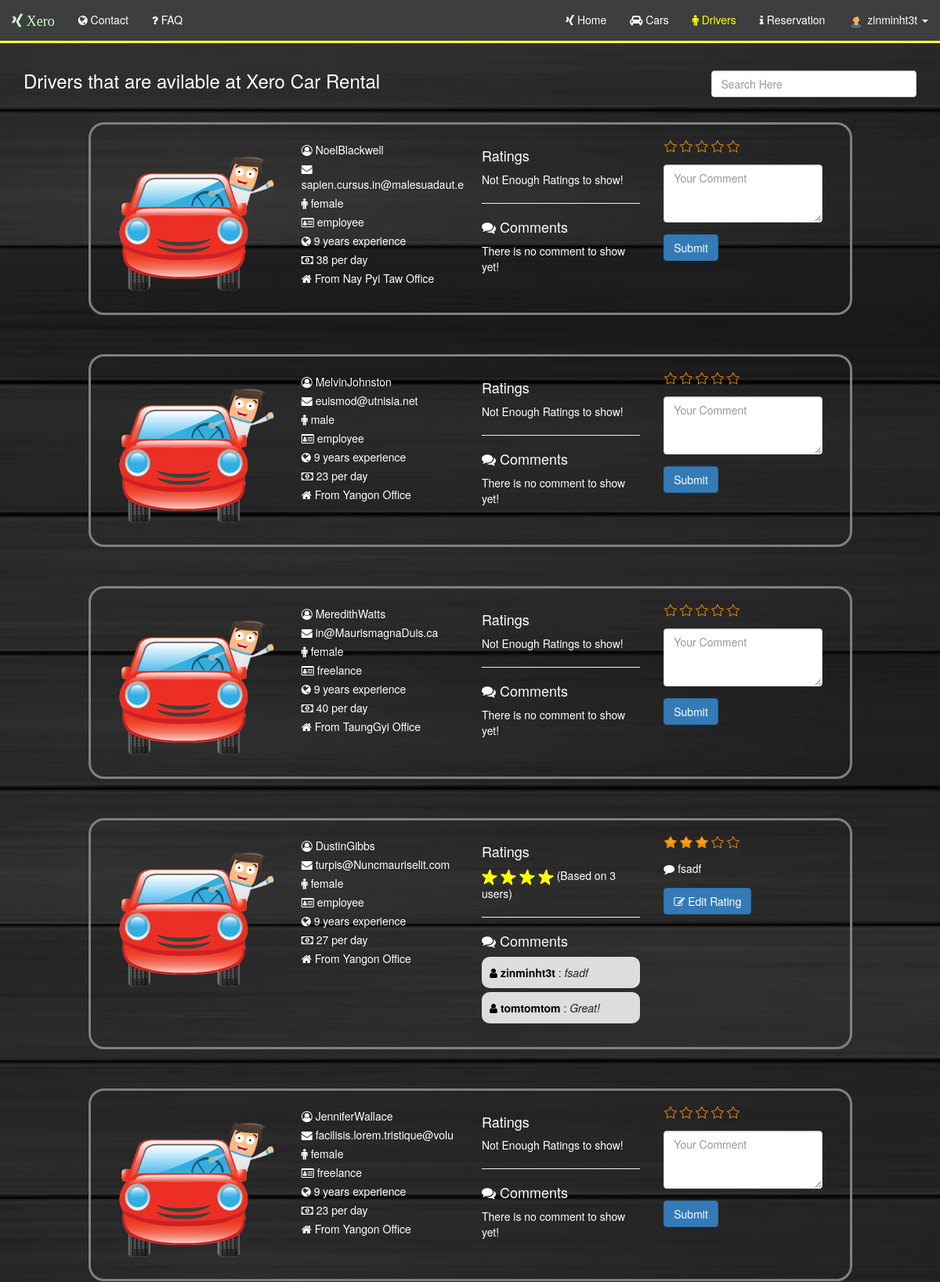
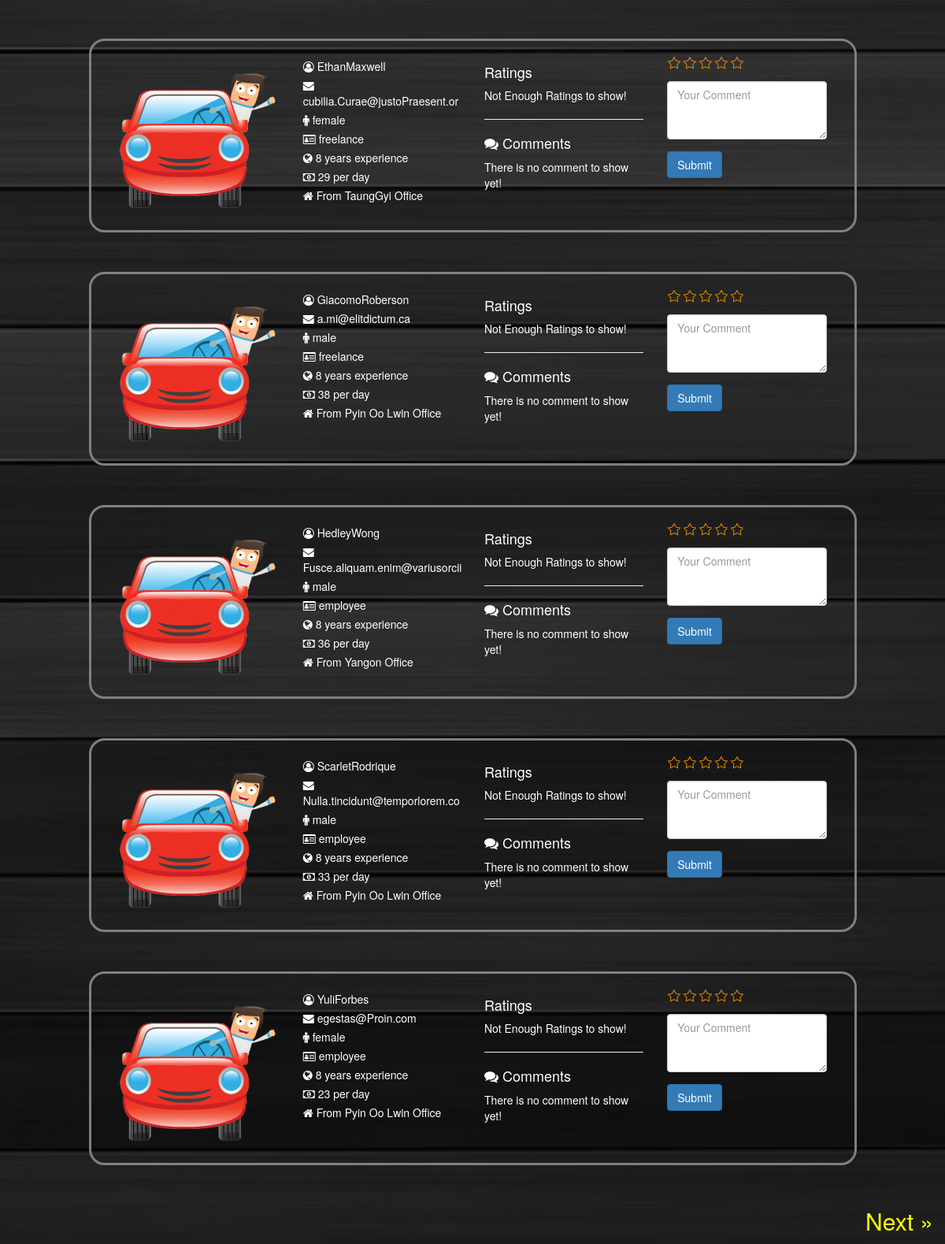
The app's page /drivers.php (signed in) with its own data (2 pictures, top to bottom).
### tables this page shows
CREATE TABLE `customers` (
  `customerid` varchar(15) NOT NULL,
  `customername` varchar(30) NOT NULL,
  `customeremail` varchar(30) NOT NULL,
  `customerusername` varchar(30) NOT NULL,
  `customerpassword` varchar(50) NOT NULL,
  `customergender` varchar(15) NOT NULL,
  `customerdob` date NOT NULL,
  `customerphoto` varchar(30) DEFAULT NULL,
  `signuptime` datetime NOT NULL,
  `active` tinyint(1) NOT NULL DEFAULT '1',
  PRIMARY KEY (`customerid`)
);

CREATE TABLE `drivers` (
  `driverid` varchar(15) NOT NULL,
  `drivername` varchar(30) NOT NULL,
  `driverusername` varchar(15) NOT NULL,
  `driverpassword` varchar(50) NOT NULL,
  `driverage` int(11) NOT NULL,
  `driverrating` int(11) NOT NULL,
  `driverstatus` varchar(30) NOT NULL,
  `officeid` varchar(30) NOT NULL,
  `drivercost` double NOT NULL,
  `drivergender` varchar(30) NOT NULL,
  `driverphoto` varchar(30) NOT NULL,
  `driveremail` varchar(30) NOT NULL,
  `licensephoto` varchar(30) DEFAULT NULL,
  `driverexperience` varchar(30) NOT NULL,
  `driversignuptime` datetime NOT NULL,
  `lastlogin` datetime DEFAULT NULL,
  `Active` tinyint(1) NOT NULL DEFAULT '1',
  PRIMARY KEY (`driverid`),
  KEY `officeid` (`officeid`),
  CONSTRAINT `drivers_ibfk_1` FOREIGN KEY (`officeid`) REFERENCES `offices` (`officeid`)
);

CREATE TABLE `offices` (
  `officeid` varchar(15) NOT NULL,
  `officename` varchar(30) NOT NULL,
  `officeaddress` varchar(100) DEFAULT NULL,
  PRIMARY KEY (`officeid`)
);

CREATE TABLE `driverratings` (
  `driverid` varchar(15) NOT NULL,
  `customerid` varchar(15) NOT NULL,
  `driverrating` int(11) NOT NULL,
  `driverreview` varchar(50) NOT NULL,
  `ratingtime` datetime NOT NULL,
  PRIMARY KEY (`driverid`,`customerid`),
  KEY `customerid` (`customerid`),
  CONSTRAINT `driverratings_ibfk_1` FOREIGN KEY (`driverid`) REFERENCES `drivers` (`driverid`),
  CONSTRAINT `driverratings_ibfk_2` FOREIGN KEY (`customerid`) REFERENCES `customers` (`customerid`)
);

### drivers.php (the view, shortened to what this page needs)
<?php
	$currentpage = 'drivers';
?>
<!DOCTYPE html>
<html lang="en">
	<head>
		<link href="style/bootstrap.min.css" rel="stylesheet">
		<link href="fa/css/font-awesome.min.css" rel="stylesheet">
		<link rel="stylesheet" href="style/sweetalert.css">
		<link rel="stylesheet" href="style/rating.css">
		<link href="style/customstyle.css" rel="stylesheet">
	</head>
	<body class="other">
		<?php include '_navigationbar.php'; ?>
		<div class="container adjustnavpositon">
			<div class="row">
				<div class="col-md-9">
					<h3>Drivers that are avilable at Xero Car Rental</h3>
				</div>
				<div class="col-md-3">
		        	<input type="text" class="text-input form-control" id="filter" placeholder="Search Here" value=""/>
				</div>
			</div>
			<div class="row">
				<div class="col-md-10 col-md-offset-1">
					<?php
                    $limit = 10;
                    $start = 0;
                    $next = $start + $limit;
                    $total = mysql_query("SELECT * FROM drivers where driverid != 'nodriver' and Active = 1");
                    $total = mysql_num_rows($total);
					$getdriversquery = mysql_query("SELECT * FROM drivers where driverid != 'nodriver'  and active = 1 ORDER BY driverexperience DESC LIMIT $start, $limit");
					while ($rowgetdrivers = mysql_fetch_assoc($getdriversquery)):
						$driverid = $rowgetdrivers['driverid'];
					?>
					<div class="row driver">
						<div class="col-md-3">
							<img src="images/driverphoto/<?php echo $rowgetdrivers['driverphoto']; ?>" width="200px" height="200px" alt="">
						</div>
						<div class="col-md-3">
							<ul class="list-unstyled user_data">
								<li><i class="fa fa-user-circle-o user-profile-icon"></i> <?php echo $rowgetdrivers['driverusername']; ?>
								</li>
								<li>
								<i class="fa fa-envelope user-profile-icon"></i> <?php echo $rowgetdrivers['driveremail']; ?>
								</li>
								<li>
								<i class="fa fa-male user-profile-icon"></i> <?php echo $rowgetdrivers['drivergender']; ?>
								</li>
								<li>
								<i class="fa fa-drivers-license-o user-profile-icon"></i> <?php echo $rowgetdrivers['driverstatus']; ?>
								</li>
								<li>
								<i class="fa fa-globe user-profile-icon"></i> <?php echo $rowgetdrivers['driverexperience']; ?> years experience
								</li>
								<li>
								<i class="fa fa-money user-profile-icon"></i> <?php echo $rowgetdrivers['drivercost'];$getofficeid = $rowgetdrivers['officeid']; ?> per day
								</li>
								<li>
								<?php
									$getofficesql = mysql_query("select * from offices where officeid = '$getofficeid'") or die(mysql_error());
									$rowgetoffice = mysql_fetch_assoc($getofficesql);
								?>
								<i class="fa fa-home user-profile-icon"></i> From <?php echo $rowgetoffice['officename']; ?> Office
								</li>
							</ul>
						</div>
						<div class="col-md-3">
							<?php
								$countrating = mysql_query("SELECT * FROM driverratings dr, customers c WHERE dr.customerid = c.customerid AND driverid = '$driverid'") or die(mysql_error());
								$rowcountrating = mysql_num_rows($countrating);
							?>
							<h4>Ratings</h4>
							<?php
								if($rowcountrating == 0):
							?>
								<p>Not Enough Ratings to show!</p>
							<?php
								else:
								for ($i=0; $i < $rowgetdrivers['driverrating']; $i++) {
							?>
								<img src="images/design/star.png" width="20px" alt="">
							<?php
								}
							?>
							(Based on <?php echo $rowcountrating; ?> users)
							<?php endif;?>
							<hr>
							<h4><i class="fa fa-comments"></i> Comments</h4>
							<?php
								$getcommentssql = mysql_query("SELECT * FROM driverratings dr, customers c WHERE dr.CustomerID = c.CustomerID AND driverid = '$driverid' order by dr.ratingtime DESC limit 2 ") or die(mysql_error());
								$rownogetcomments = mysql_num_rows($getcommentssql);
								if ($rownogetcomments < 1) {
							?>
							<p>There is no comment to show yet!</p>
							<?php
								} else{
							?>
							<ul class="list-unstyled comments">
							<?php
								while ($rowgetcomments = mysql_fetch_assoc($getcommentssql)):
							?>
								<li>
									<span style="color: black"><strong><i class="fa fa-user"></i> <?php echo $rowgetcomments['customerusername']; ?></strong></span> : <em><?php echo $rowgetcomments['driverreview']; ?></em>
								</li>
							<?php endwhile; ?>
							</ul>
							<?php } ?>
						</div>
						<div class="col-md-3">
							<?php
							$driverid = $rowgetdrivers['driverid'];
							$checkuserratingsql = mysql_query("select * from driverratings where customerid = '$customerid' and driverid = '$driverid'") or die(mysql_error());
							$rowcheckuserrating = mysql_num_rows($checkuserratingsql);
							if($rowcheckuserrating > 0):
							$rowuserrating = mysql_fetch_assoc($checkuserratingsql);
							?>
							<div class="driverrating form-group">
							</div>
							<div class="form-group">
								<p><i class="fa fa-comment"></i> <?php echo $rowuserrating['driverreview']; ?></p>
							</div>
							<div class="form-group">
								<a href="_editdriverrating.php?driverid=<?php echo $driverid; ?>&&customerid=<?php echo $customerid; ?>">
									<button class="btn btn-primary"><i class="fa fa-pencil-square-o"></i> Edit Rating</button>
								</a>
							</div>
							<?php else: ?>
							<div class="ratingdriver">
								<form method="post">
									<div class="driverrating form-group">
									</div>
									<div class="form-group">
									    <textarea name="comment" rows="3" class="form-control" placeholder="Your Comment" required></textarea>
									</div>
									<div class="form-group">
									    <input type="submit" name="rate" class="btn btn-primary" value="Submit">
									</div>
								</form>
							</div>
							<?php endif; ?>
						</div>
					</div>
				<?php endwhile; ?>
				</div>
			</div>
			<div class="row">
	            <div class="paging" style="text-align: center; font-size: 30px; margin-bottom: 50px; color: white;">
	                <?php if($next >= $total): ?>
	                <?php else: ?>
	                <a href="?start=<?php echo $next ?>" style="text-decoration: none; color: yellow;" class="pull-right">Next &raquo;</a>
	                <?php endif; ?>
	            </div>
			</div>
		</div>
	</body>
</html>

### _navigationbar.php (shortened to what this page needs)
<nav id="nav" class="navbar navbarr navbar-default navbar-fixed-top">
	<div class="container navcontainer">
		<div class="navbar-header">
			<a class="navbar-brand" href="index.php">
				<i class="fa fa-xing" style="color:#CCFFCC;"> <span style="color:#CCFFCC;">Xero</span></i>
			</a>
		</div>
		<div id="navbar" class="navbar-collapse collapse">
			<ul class="nav navbar-nav" id="naviga">
				<li <?php if ($currentpage=="contact") echo " id=\"active\""; ?>><a href="contact.php"><i class="fa fa-globe"></i> Contact</a></li>
				<li<?php if ($currentpage=="faq") echo " id=\"active\""; ?>><a href="faq.pdf"><i class="fa fa-question"></i> FAQ</a></li>
			</ul>
			<ul class="nav navbar-nav navbar-right" id="naviga">
			<?php
			if (isset($_SESSION['authentication'])):
				$customerusername = $_SESSION['customerusername'];
				$getcustomer = mysql_query("select * from Customers where customerusername = '$customerusername'") or die(mysql_error());
				$rowgetcustomer = mysql_fetch_assoc($getcustomer);
				$customerphoto = $rowgetcustomer['customerphoto'];
				$customerid = $rowgetcustomer['customerid'];
			?>
				<li<?php if ($currentpage=="index") echo " id=\"active\""; ?>><a href="index.php"><i class="fa fa-xing"></i> Home</a></li>
				<li<?php if ($currentpage=="cars") echo " id=\"active\""; ?>><a href="cars.php"><i class="fa fa-car"></i> Cars</a></li>
				<li<?php if ($currentpage=="drivers") echo " id=\"active\""; ?>><a href="drivers.php"><i class="fa fa-male"></i> Drivers</a></li>
				<li<?php if ($currentpage=="reservation") echo " id=\"active\""; ?>><a href="reservation.php"><i class="fa fa-info"></i> Reservation</a></li>
				<li class="dropdown" id="navili">
					<a href="#" class="dropdown-toggle" data-toggle="dropdown" role="button" aria-haspopup="true" aria-expanded="false"><img src="images/customerphoto/<?php echo $customerphoto; ?>" width="20px" height="20px;" alt="..." class="img-circle profile_img"> <?php echo $customerusername; ?> <span class="caret"></span></a>
				</li>
			<?php else: ?>
				<li<?php if ($currentpage=="index") echo " id=\"active\""; ?>><a href="index.php"><i class="fa fa-xing"></i> Home</a></li>
				<li<?php if ($currentpage=="register") echo " id=\"active\""; ?>><a href="register.php"><i class="fa fa-plus-circle"></i> Register</a></li>
			<?php endif ?>
			</ul>
		</div>
	</div>
</nav>

### style/customstyle.css (style rules this page uses)
body.other { background: url(../images/design/1.jpg) no-repeat center center fixed; -webkit-background-size: cover; -moz-background-size: cover; -o-background-size: cover; background-size: cover; color: white; }
.navbarr { background: #3d3e3f; border-bottom: 3px solid #FFFF33; color: white; }
.navcontainer { margin: 0; width: 100%; }
.car, .driver { border: 3px solid grey; border-radius: 20px; padding: 20px; margin-top: 30px; margin-bottom: 50px; }
.adjustnavpositon { margin-top: 70px; }
.user_data li { padding: 2px; }
.comments li { margin-top: 5px; border-radius: 10px; padding: 10px; background: #ddd; color: #222; }
#naviga li a { color: white; }
li#active a { color: yellow; }

### records on screen
customers: customerphoto (picture)
drivers: driverphoto (picture), driverusername "NoelBlackwell", driveremail "sapien.cursus.in@malesuadaut.e", drivergender "female", driverstatus "employee", driverexperience "9", drivercost "38", officeid.officename "Nay Pyi Taw", shows "Not Enough Ratings to show!", shows "There is no comment to show yet!"
drivers: driverphoto (picture), driverusername "MelvinJohnston", driveremail "euismod@utnisia.net", drivergender "male", driverstatus "employee", driverexperience "9", drivercost "23", officeid.officename "Yangon", shows "Not Enough Ratings to show!", shows "There is no comment to show yet!"
drivers: driverphoto (picture), driverusername "MeredithWatts", driveremail "in@MaurismagnaDuis.ca", drivergender "female", driverstatus "freelance", driverexperience "9", drivercost "40", officeid.officename "TaungGyi", shows "Not Enough Ratings to show!", shows "There is no comment to show yet!"
drivers: driverphoto (picture), driverusername "DustinGibbs", driveremail "turpis@Nuncmauriselit.com", drivergender "female", driverstatus "employee", driverexperience "9", drivercost "27", officeid.officename "Yangon", driverrating 4 (drawn), rowcountrating "3", driverratings.driverreview "fsadf"
driverratings: customerid.customerusername "zinminht3t", driverreview "fsadf"
driverratings: customerid.customerusername "tomtomtom", driverreview "Great!"
drivers: driverphoto (picture), driverusername "JenniferWallace", driveremail "facilisis.lorem.tristique@volu", drivergender "female", driverstatus "freelance", driverexperience "9", drivercost "23", officeid.officename "Yangon", shows "Not Enough Ratings to show!", shows "There is no comment to show yet!"
drivers: driverphoto (picture), driverusername "EthanMaxwell", driveremail "cubilia.Curae@justoPraesent.or", drivergender "female", driverstatus "freelance", driverexperience "8", drivercost "29", officeid.officename "TaungGyi", shows "Not Enough Ratings to show!", shows "There is no comment to show yet!"
drivers: driverphoto (picture), driverusername "GiacomoRoberson", driveremail "a.mi@elitdictum.ca", drivergender "male", driverstatus "freelance", driverexperience "8", drivercost "38", officeid.officename "Pyin Oo Lwin", shows "Not Enough Ratings to show!", shows "There is no comment to show yet!"
drivers: driverphoto (picture), driverusername "HedleyWong", driveremail "Fusce.aliquam.enim@variusorcii", drivergender "male", driverstatus "employee", driverexperience "8", drivercost "36", officeid.officename "Yangon", shows "Not Enough Ratings to show!", shows "There is no comment to show yet!"
drivers: driverphoto (picture), driverusername "ScarletRodrique", driveremail "Nulla.tincidunt@temporlorem.co", drivergender "male", driverstatus "employee", driverexperience "8", drivercost "33", officeid.officename "Pyin Oo Lwin", shows "Not Enough Ratings to show!", shows "There is no comment to show yet!"
drivers: driverphoto (picture), driverusername "YuliForbes", driveremail "egestas@Proin.com", drivergender "female", driverstatus "employee", driverexperience "8", drivercost "23", officeid.officename "Pyin Oo Lwin", shows "Not Enough Ratings to show!", shows "There is no comment to show yet!"

### other values on screen
$customerusername "zinminht3t"
